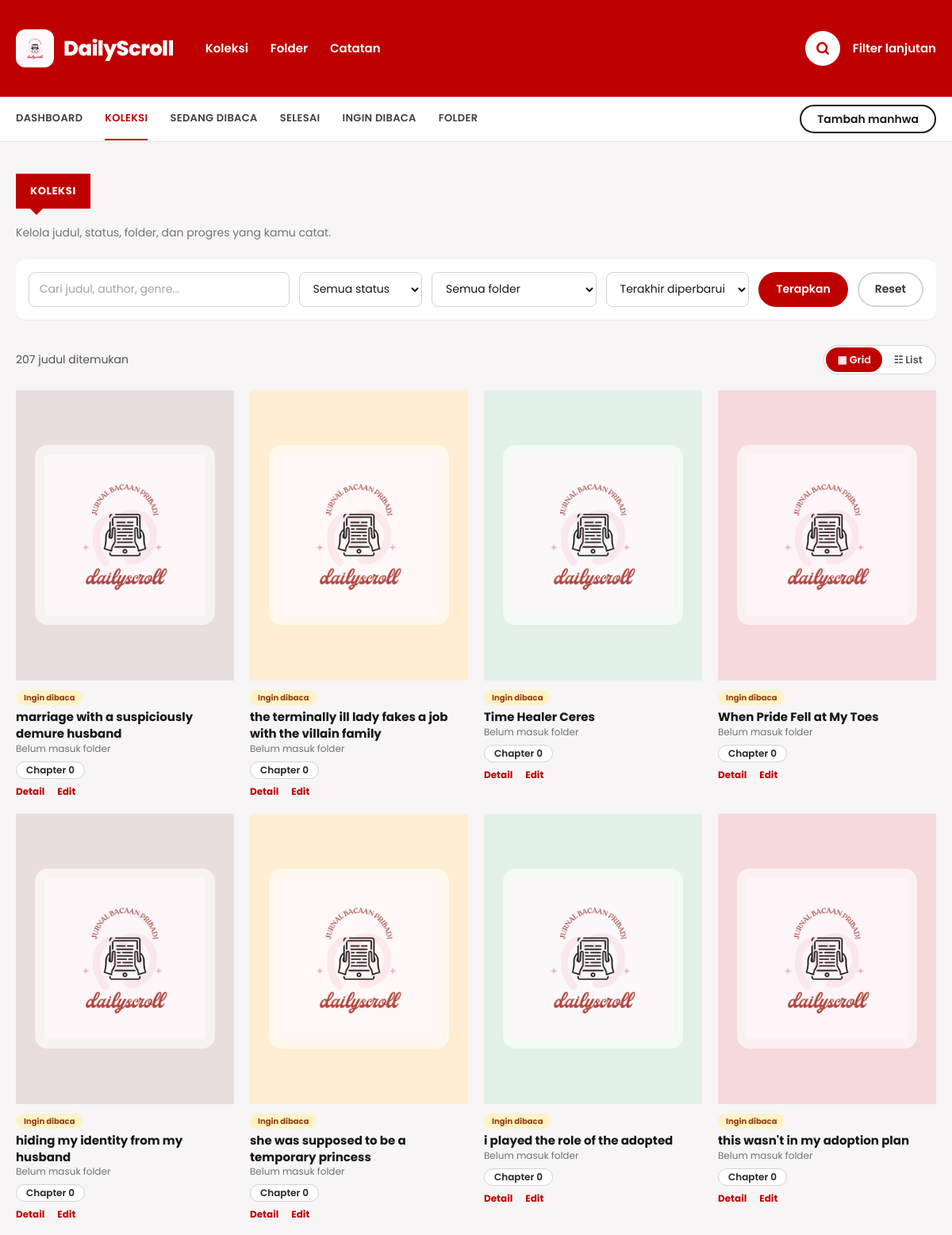
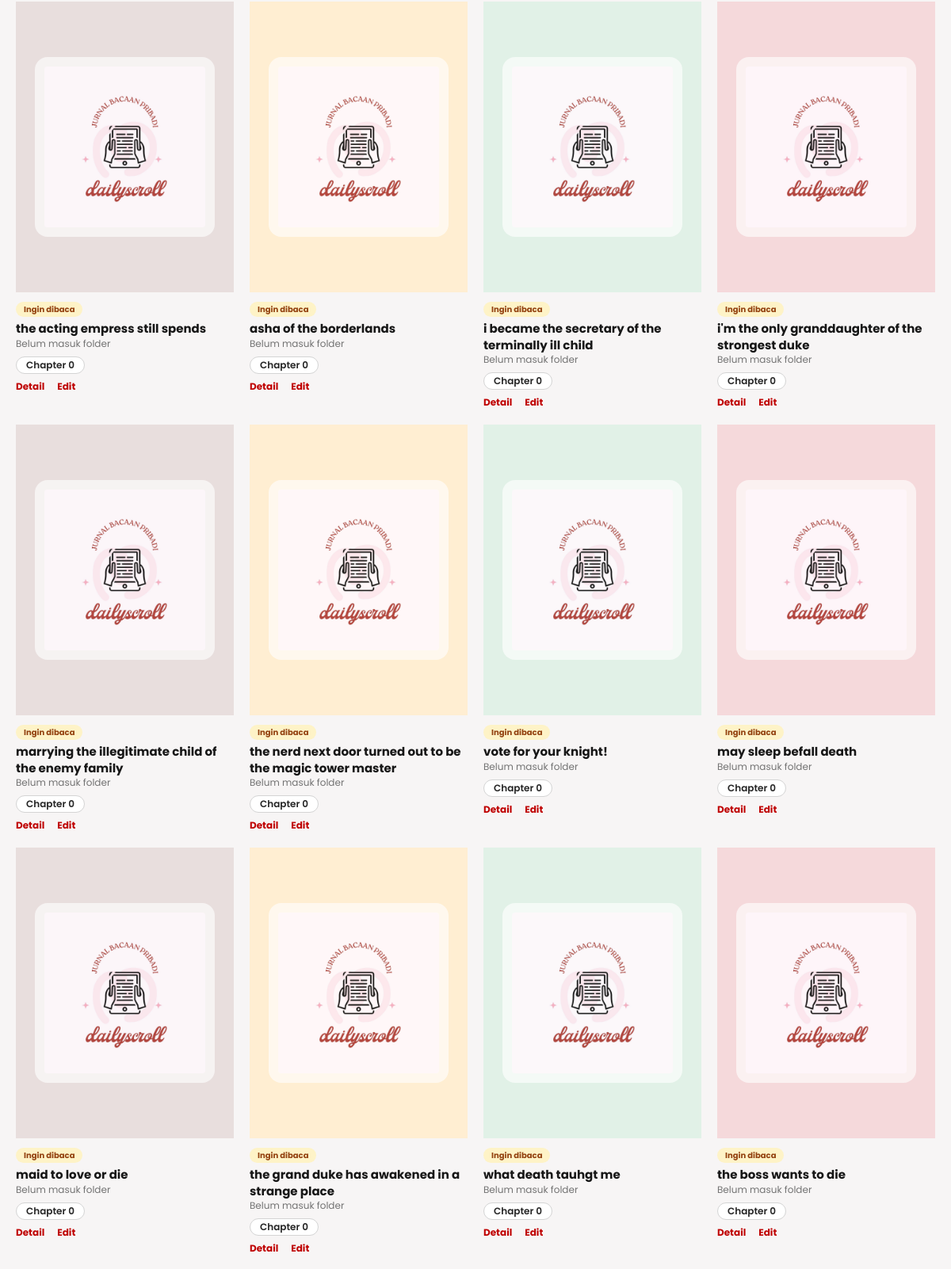
The app's page /manhwa.php (upper part) with its own data (2 pictures, top to bottom).
### tables this page shows
CREATE TABLE `manhwa` (
  `id` int(10) UNSIGNED NOT NULL,
  `folder_id` int(10) UNSIGNED DEFAULT NULL,
  `title` varchar(255) NOT NULL,
  `alternative_title` varchar(255) DEFAULT NULL,
  `synopsis` text DEFAULT NULL,
  `genre` varchar(255) DEFAULT NULL,
  `author` varchar(150) DEFAULT NULL,
  `status` enum('Reading','Completed','Plan to Read') NOT NULL DEFAULT 'Plan to Read',
  `current_chapter` int(10) UNSIGNED NOT NULL DEFAULT 0,
  `total_chapters` int(10) UNSIGNED DEFAULT NULL,
  `rating` decimal(3,1) DEFAULT NULL,
  `cover_url` text DEFAULT NULL,
  `personal_notes` text DEFAULT NULL,
  `created_at` timestamp NOT NULL DEFAULT current_timestamp(),
  `updated_at` timestamp NOT NULL DEFAULT current_timestamp() ON UPDATE current_timestamp()
);

### app/Controllers/Controller.php (called while the page is built, shortened)
<?php
abstract class Controller
{
    protected View $view;
    public function __construct()
    {
        $this->view    = new View();
    }
    protected function render(string $template, array $data = []): void
    {
        $this->view->render($template, $data);
    }
}

### app/Controllers/ManhwaController.php (called while the page is built, shortened)
<?php
final class ManhwaController extends Controller
{
    public function index(): void
    {
        $status = $this->request->query('status');
        if (!ManhwaStatus::isValid($status)) {
            $status = '';
        }
        $sort = $this->request->query('sort', 'updated');
        $filters = [
            'q'         => $this->request->query('q'),
            'status'    => $status,
            'folder_id' => $this->request->queryInt('folder_id'),
            'notes'     => $this->request->query('notes') === '1',
            'sort'      => $sort,
        ];
        $heading = 'Koleksi';
        $this->render('manhwa/index', [
            'pageTitle' => $heading,
            'heading'   => $heading,
            'active'    => self::ACTIVE_BY_STATUS[$status] ?? 'collection',
            'items'     => $this->manhwa->search($filters),
            'folders'   => $this->folders->all(),
            'filters'   => $filters,
        ]);
    }
}

### manhwa.php (called while the page is built, shortened)
<?php
(new DailyScroll\Controllers\ManhwaController())->index();

### app/Core/Database.php (called while the page is built, shortened)
<?php
final class Database
{
    private PDO $pdo;
    private function __construct(array $config)
    {
        try {
            $this->pdo = new PDO(
                "mysql:host={$config['host']};dbname={$config['name']};charset={$config['charset']}",
                $config['user'],
                $config['pass'],
                [
                    PDO::ATTR_ERRMODE            => PDO::ERRMODE_EXCEPTION,
                    PDO::ATTR_DEFAULT_FETCH_MODE => PDO::FETCH_ASSOC,
                    PDO::ATTR_EMULATE_PREPARES   => false,
                ]
            );
        } catch (PDOException $e) {
            exit('Koneksi database gagal. Periksa config.php dan pastikan MySQL menyala. Detail: '
                . htmlspecialchars($e->getMessage(), ENT_QUOTES, 'UTF-8'));
        }
    }
    public function query(string $sql, array $params = []): PDOStatement
    {
        $stmt = $this->pdo->prepare($sql);
        $stmt->execute($params);
        return $stmt;
    }
}

### app/Repositories/FolderRepository.php (called while the page is built, shortened)
<?php
final class FolderRepository
{
    public function all(): array
    {
        return $this->mapAll($this->db->query('SELECT id, name, description FROM folders ORDER BY name ASC')->fetchAll());
    }
    private function mapAll(array $rows): array
    {
        return array_map(static fn(array $r): Folder => Folder::fromRow($r), $rows);
    }
}

### app/Repositories/ManhwaRepository.php (called while the page is built, shortened)
<?php
final class ManhwaRepository
{
    public function search(array $filters): array
    {
        $sql = self::BASE_SELECT . ' WHERE 1=1';
        $params = [];
        $sort = (string)($filters['sort'] ?? 'updated');
        $sql .= ' ORDER BY ' . (self::SORTS[$sort] ?? self::SORTS['updated']);
        return $this->mapAll($this->db->query($sql, $params)->fetchAll());
    }
    private function mapAll(array $rows): array
    {
        return array_map(static fn(array $r): Manhwa => Manhwa::fromRow($r), $rows);
    }
}

### app/Models/Manhwa.php (called while the page is built, shortened)
<?php
final class Manhwa
{
    public function id(): int { return $this->id; }
    public function folderName(): string { return $this->folderName ?: 'Belum masuk folder'; }
    public function title(): string { return $this->title; }
    public function status(): string { return $this->status; }
    public function statusLabel(): string
    {
        return ManhwaStatus::label($this->status);
    }
    public function hasCover(): bool
    {
        return $this->coverUrl !== null && $this->coverUrl !== '';
    }
    public function tone(): string
    {
        return self::TONES[$this->id % count(self::TONES)];
    }
}

### app/Models/ManhwaStatus.php (called while the page is built, shortened)
<?php
final class ManhwaStatus
{
    public static function label(string $status): string
    {
        switch ($status) {
            case self::READING:   return 'Sedang dibaca';
            case self::COMPLETED: return 'Selesai dibaca';
            case self::PLAN:      return 'Ingin dibaca';
        }
    }
    public static function badgeClass(string $status): string
    {
        switch ($status) {
            case self::READING:   return 'bg-emerald-100 text-emerald-800';
            case self::COMPLETED: return 'bg-violet-100 text-violet-800';
            default:              return 'bg-amber-100 text-amber-800';
        }
    }
}

### views/manhwa/index.php (the view, shortened to what this page needs)
<?php
$sorts = ['updated' => 'Terakhir diperbarui', 'title' => 'Judul A–Z', 'rating' => 'Rating tertinggi', 'progress' => 'Chapter terbanyak'];
?>
<div class="flex items-end justify-between gap-4">
    <div>
        <p class="mt-5 text-sm text-neutral-500">Kelola judul, status, folder, dan progres yang kamu catat.</p>
    </div>
</div>
<form id="filter" method="get" class="mt-6 grid gap-3 rounded-xl bg-white p-4 shadow-sm sm:grid-cols-2 lg:grid-cols-[1fr_auto_auto_auto_auto_auto]">
    <input class="ds-input" type="search" name="q" autocomplete="off" placeholder="Cari judul, author, genre..." value="<?= $e($filters['q']) ?>">
    <select class="ds-input" name="status">
        <option value="">Semua status</option>
    </select>
    <select class="ds-input" name="folder_id">
        <option value="">Semua folder</option>
    </select>
    <select class="ds-input" name="sort" aria-label="Urutkan koleksi">
        <?php foreach ($sorts as $key => $label): ?>
            <option value="<?= $e($key) ?>" <?= $filters['sort'] === $key ? 'selected' : '' ?>><?= $e($label) ?></option>
        <?php endforeach; ?>
    </select>
    <button class="ds-btn ds-btn-primary" type="submit">Terapkan</button>
    <a class="ds-btn ds-btn-light" href="manhwa.php">Reset</a>
</form>
<?php if (!$items): ?>
    <div class="mt-8 rounded-xl border border-dashed border-neutral-300 bg-white p-12 text-center">
        <p class="font-semibold">Manhwa tidak ditemukan</p>
        <p class="mt-1 text-sm text-neutral-500">Coba ubah kata kunci, status, folder, atau urutan koleksi.</p>
    </div>
<?php else: ?>
    <div class="mt-8 flex items-center justify-between">
        <span class="text-sm text-neutral-600"><?= count($items) ?> judul ditemukan</span>
        <div class="flex rounded-full border border-neutral-300 bg-white p-0.5" role="group" aria-label="Mode tampilan">
            <button type="button" class="view-btn" data-view="grid" aria-pressed="true">▦ Grid</button>
            <button type="button" class="view-btn" data-view="list" aria-pressed="false">☷ List</button>
        </div>
    </div>
    <div class="mt-5 grid grid-cols-2 gap-5 sm:grid-cols-3 lg:grid-cols-4 xl:grid-cols-5" data-collection-grid>
        <?php foreach ($items as $m): ?>
            <article class="m-card">
                <a href="detail.php?id=<?= $m->id() ?>" class="block"><?php $this->partial('partials/cover', ['item' => $m]); ?></a>
                <div class="m-body mt-2">
                    <span class="inline-block rounded-full px-2.5 py-0.5 text-[10px] font-bold <?= $e(ManhwaStatus::badgeClass($m->status())) ?>"><?= $e($m->statusLabel()) ?></span>
                    <a href="detail.php?id=<?= $m->id() ?>" class="mt-1 line-clamp-2 block text-[15px] font-bold leading-snug hover:text-brand"><?= $e($m->title()) ?></a>
                    <p class="truncate text-xs text-neutral-500"><?= $e($m->folderName()) ?></p>
                    <div class="mt-2 flex flex-wrap items-center gap-2">
                        <?php $this->partial('partials/pill', ['text' => 'Chapter ' . $m->currentChapter() . ($m->totalChapters() !== null ? ' / ' . $m->totalChapters() : '')]); ?>
                    </div>
                    <div class="mt-2 flex gap-4 text-xs font-bold text-brand">
                        <a class="hover:underline" href="detail.php?id=<?= $m->id() ?>">Detail</a>
                        <a class="hover:underline" href="manhwa_form.php?id=<?= $m->id() ?>">Edit</a>
                    </div>
                </div>
            </article>
        <?php endforeach; ?>
    </div>
<?php endif; ?>

### views/partials/cover.php (shortened to what this page needs)
<div class="m-cover relative overflow-hidden <?= $e($item->tone()) ?> <?= $e($class ?? 'aspect-[3/4] w-full') ?>">
    <div class="<?= $item->hasCover() ? 'hidden ' : '' ?>absolute inset-0 grid place-items-center p-6">
        <img src="logo dailyscroll.jpg" alt="DailyScroll" class="max-h-full max-w-full rounded-2xl bg-white/70 object-contain p-3 opacity-90">
    </div>
</div>

### views/partials/pill.php
<span class="inline-block whitespace-nowrap rounded-full border border-neutral-300 bg-white px-3 py-0.5 text-xs font-semibold text-neutral-800"><?= $e($text) ?></span>

### assets/css/app.css (style rules this page uses)
:root { --brand: #bf0000; --brand-dark: #8a0000; }
body { background: #f7f5f5; }
.ds-input { width: 100%; border: 1px solid #d6d3d3; border-radius: .5rem; background: #fff; padding: .65rem .8rem; font-size: .875rem; outline: none; transition: .15s; }
.ds-btn { display: inline-flex; align-items: center; justify-content: center; gap: .4rem; border-radius: 9999px; border: 2px solid transparent; padding: .6rem 1.25rem; font-size: .875rem; font-weight: 600; cursor: pointer; transition: .15s; }
.ds-btn-primary { background: var(--brand); color: #fff; }
.ds-btn-light { background: #fff; color: #333; border-color: #d6d3d3; }
.view-btn { cursor: pointer; border-radius: 9999px; padding: .35rem .9rem; font-size: .8rem; font-weight: 600; color: #555; }
.view-btn[aria-pressed="true"] { background: var(--brand); color: #fff; }

### records on screen
manhwa: status "Ingin dibaca", title "marriage with a suspiciously demure husband", folderName "Belum masuk folder", text "Chapter 0"
manhwa: status "Ingin dibaca", title "the terminally ill lady fakes a job with the villain family", folderName "Belum masuk folder", text "Chapter 0"
manhwa: status "Ingin dibaca", title "Time Healer Ceres", folderName "Belum masuk folder", text "Chapter 0"
manhwa: status "Ingin dibaca", title "When Pride Fell at My Toes", folderName "Belum masuk folder", text "Chapter 0"
manhwa: status "Ingin dibaca", title "hiding my identity from my husband", folderName "Belum masuk folder", text "Chapter 0"
manhwa: status "Ingin dibaca", title "she was supposed to be a temporary princess", folderName "Belum masuk folder", text "Chapter 0"
manhwa: status "Ingin dibaca", title "i played the role of the adopted", folderName "Belum masuk folder", text "Chapter 0"
manhwa: status "Ingin dibaca", title "this wasn't in my adoption plan", folderName "Belum masuk folder", text "Chapter 0"
manhwa: status "Ingin dibaca", title "the acting empress still spends", folderName "Belum masuk folder", text "Chapter 0"
manhwa: status "Ingin dibaca", title "asha of the borderlands", folderName "Belum masuk folder", text "Chapter 0"
manhwa: status "Ingin dibaca", title "i became the secretary of the terminally ill child", folderName "Belum masuk folder", text "Chapter 0"
manhwa: status "Ingin dibaca", title "i'm the only granddaughter of the strongest duke", folderName "Belum masuk folder", text "Chapter 0"
manhwa: status "Ingin dibaca", title "marrying the illegitimate child of the enemy family", folderName "Belum masuk folder", text "Chapter 0"
manhwa: status "Ingin dibaca", title "the nerd next door turned out to be the magic tower master", folderName "Belum masuk folder", text "Chapter 0"
manhwa: status "Ingin dibaca", title "vote for your knight!", folderName "Belum masuk folder", text "Chapter 0"
manhwa: status "Ingin dibaca", title "may sleep befall death", folderName "Belum masuk folder", text "Chapter 0"
manhwa: status "Ingin dibaca", title "maid to love or die", folderName "Belum masuk folder", text "Chapter 0"
manhwa: status "Ingin dibaca", title "the grand duke has awakened in a strange place", folderName "Belum masuk folder", text "Chapter 0"
manhwa: status "Ingin dibaca", title "what death tauhgt me", folderName "Belum masuk folder", text "Chapter 0"
manhwa: status "Ingin dibaca", title "the boss wants to die", folderName "Belum masuk folder", text "Chapter 0"

### other values on screen
$e($label) "DASHBOARD"
$e($label) "KOLEKSI"
$e($label) "SEDANG DIBACA"
$e($label) "SELESAI"
$e($label) "INGIN DIBACA"
$e($label) "FOLDER"
count($items) "207"
form field sort "Terakhir diperbarui"
